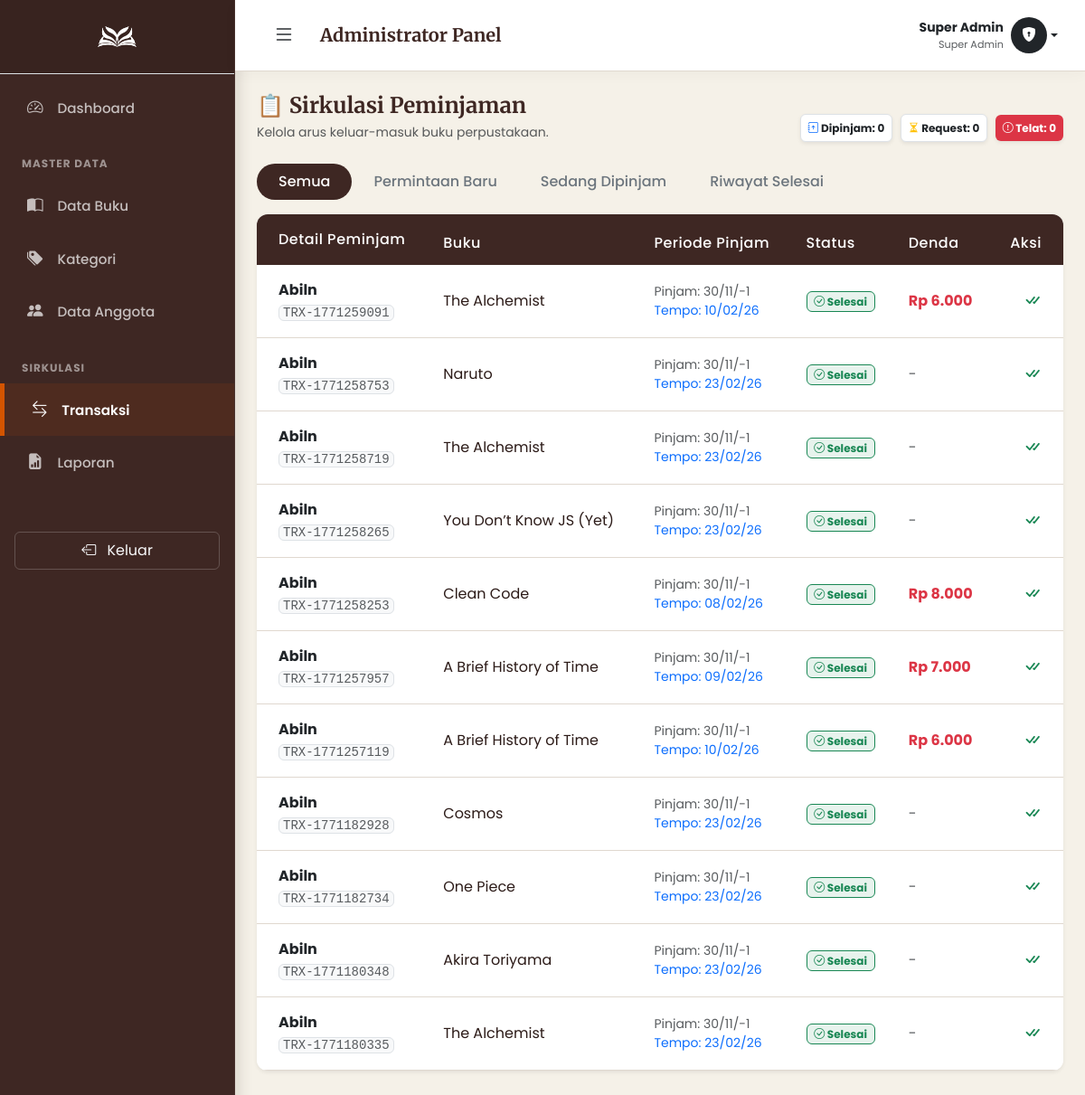
The page /pages/admin/transaksi/index.php (signed in) on the database its author committed.
### tables this page shows
CREATE TABLE `peminjaman` (
  `id_peminjaman` int(11) NOT NULL,
  `kode_transaksi` varchar(20) NOT NULL,
  `id_user` int(11) NOT NULL,
  `id_buku` int(11) NOT NULL,
  `tgl_pengajuan` date NOT NULL,
  `tgl_pinjam` date DEFAULT NULL,
  `tgl_jatuh_tempo` date DEFAULT NULL,
  `tgl_kembali` date DEFAULT NULL,
  `denda` int(11) DEFAULT 0,
  `status_peminjaman` enum('diajukan','dipinjam','kembali','ditolak') DEFAULT 'diajukan',
  `keterangan` text DEFAULT NULL
);

CREATE TABLE `users` (
  `id_user` int(11) NOT NULL,
  `nomor_identitas` varchar(20) NOT NULL,
  `nama_lengkap` varchar(100) NOT NULL,
  `email` varchar(100) DEFAULT NULL,
  `password` varchar(255) NOT NULL,
  `role` enum('admin','anggota') NOT NULL,
  `status` enum('aktif','nonaktif') DEFAULT 'aktif',
  `created_at` timestamp NOT NULL DEFAULT current_timestamp()
);

CREATE TABLE `buku` (
  `id_buku` int(11) NOT NULL,
  `kode_buku` varchar(20) NOT NULL,
  `judul_buku` varchar(200) NOT NULL,
  `penulis` varchar(100) DEFAULT NULL,
  `penerbit` varchar(100) DEFAULT NULL,
  `id_kategori` int(11) DEFAULT NULL,
  `tahun_terbit` year(4) DEFAULT NULL,
  `stok_total` int(11) NOT NULL DEFAULT 0,
  `stok_tersedia` int(11) NOT NULL DEFAULT 0,
  `status_buku` enum('tersedia','rusak','hilang') DEFAULT 'tersedia',
  `gambar` varchar(255) DEFAULT 'default.jpg',
  `created_at` timestamp NOT NULL DEFAULT current_timestamp()
);

### pages/admin/transaksi/index.php (the view, shortened to what this page needs)
<?php
include '../../../config/koneksi.php';
$q_pinjam  = mysqli_fetch_assoc(mysqli_query($koneksi, "SELECT COUNT(*) as total FROM peminjaman WHERE status_peminjaman = 'dipinjam'"));
$q_request = mysqli_fetch_assoc(mysqli_query($koneksi, "SELECT COUNT(*) as total FROM peminjaman WHERE status_peminjaman = 'diajukan'"));
$q_telat   = mysqli_fetch_assoc(mysqli_query($koneksi, "SELECT COUNT(*) as total FROM peminjaman WHERE status_peminjaman = 'dipinjam' AND tgl_jatuh_tempo < CURDATE()"));
?>
<!DOCTYPE html>
<html lang="id">
<head>
    <link href="https://cdn.jsdelivr.net/npm/bootstrap@5.3.0/dist/css/bootstrap.min.css" rel="stylesheet">
    <link rel="stylesheet" href="https://cdn.jsdelivr.net/npm/bootstrap-icons@1.11.1/font/bootstrap-icons.css">
    <link rel="stylesheet" href="../../../assets/css/style.css">
</head>
<body>
    <div class="d-flex" id="wrapper">
        <?php include '../components/sidebar.php'; ?>
        <div id="page-content-wrapper">
            <?php include '../components/navbar.php'; ?>
            <div class="container-fluid px-4 py-4">
                <div class="row mb-4 align-items-end">
                    <div class="col-md-6">
                        <h4 class="fw-bold mb-1" style="color: var(--wood-dark);">📋 Sirkulasi Peminjaman</h4>
                        <p class="text-muted small mb-0">Kelola arus keluar-masuk buku perpustakaan.</p>
                    </div>
                    <div class="col-md-6 text-md-end mt-3 mt-md-0">
                        <span class="badge bg-white border text-dark p-2 me-1 shadow-sm"><i class="bi bi-journal-arrow-up text-primary"></i> Dipinjam: <?= $q_pinjam['total']; ?></span>
                        <span class="badge bg-white border text-dark p-2 me-1 shadow-sm"><i class="bi bi-hourglass-split text-warning"></i> Request: <?= $q_request['total']; ?></span>
                        <span class="badge bg-danger text-white p-2 shadow-sm"><i class="bi bi-exclamation-circle"></i> Telat: <?= $q_telat['total']; ?></span>
                    </div>
                </div>
                <ul class="nav nav-pills mb-3" id="pills-tab" role="tablist">
                    <li class="nav-item"><button class="nav-link active rounded-pill px-4" onclick="filterTable('all', this)">Semua</button></li>
                    <li class="nav-item"><button class="nav-link rounded-pill px-4" onclick="filterTable('Request', this)">Permintaan Baru</button></li>
                    <li class="nav-item"><button class="nav-link rounded-pill px-4" onclick="filterTable('Dipinjam', this)">Sedang Dipinjam</button></li>
                    <li class="nav-item"><button class="nav-link rounded-pill px-4" onclick="filterTable('Selesai', this)">Riwayat Selesai</button></li>
                </ul>
                <div class="card shadow-sm border-0">
                    <div class="card-body p-0">
                        <div class="table-responsive">
                            <table class="table table-hover align-middle mb-0" id="transaksiTable">
                                <thead class="bg-light">
                                    <tr>
                                        <th class="ps-4 py-3">Detail Peminjam</th>
                                        <th>Buku</th>
                                        <th>Periode Pinjam</th>
                                        <th>Status</th>
                                        <th>Denda</th> <th class="text-end pe-4">Aksi</th>
                                    </tr>
                                </thead>
                                <tbody>
                                    <?php
                                    $query = mysqli_query($koneksi, "SELECT p.*, u.nama_lengkap, b.judul_buku FROM peminjaman p JOIN users u ON p.id_user = u.id_user JOIN buku b ON p.id_buku = b.id_buku ORDER BY p.id_peminjaman DESC");
                                    while ($row = mysqli_fetch_assoc($query)) {
                                        $status = $row['status_peminjaman'];
                                        $is_overdue = ($status == 'dipinjam' && $row['tgl_jatuh_tempo'] < date('Y-m-d'));
                                        $row_style = $is_overdue ? 'row-overdue border-start border-4 border-danger' : '';
                                    ?>
                                    <tr class="<?= $row_style; ?>">
                                        <td class="ps-4 py-3">
                                            <span class="d-block fw-bold text-dark"><?= $row['nama_lengkap']; ?></span>
                                            <small class="text-muted font-monospace bg-light border px-1 rounded"><?= $row['kode_transaksi']; ?></small>
                                        </td>
                                        <td><?= $row['judul_buku']; ?></td>
                                        <td>
                                            <small class="d-block text-muted">Pinjam: <?= date('d/m/y', strtotime($row['tgl_pengajuan'])); ?></small>
                                            <?php if($row['tgl_jatuh_tempo']): ?>
                                                <small class="d-block <?= $is_overdue ? 'text-danger fw-bold' : 'text-primary'; ?>">
                                                    Tempo: <?= date('d/m/y', strtotime($row['tgl_jatuh_tempo'])); ?>
                                                </small>
                                            <?php endif; ?>
                                        </td>
                                        <td>
                                            <?php if($status == 'diajukan'): ?>
                                                <span class="badge bg-warning text-dark border border-warning"><i class="bi bi-hourglass-split"></i> Menunggu ACC</span>
                                            <?php elseif($status == 'dipinjam'): ?>
                                                <span class="badge bg-primary"><i class="bi bi-journal-arrow-up"></i> Dipinjam</span>
                                            <?php elseif($status == 'kembali'): ?>
                                                <span class="badge bg-success bg-opacity-10 text-success border border-success"><i class="bi bi-check-circle"></i> Selesai</span>
                                            <?php else: ?>
                                                <span class="badge bg-secondary">Ditolak</span>
                                            <?php endif; ?>
                                        </td>
                                        <td>
                                            <?php if($row['denda'] > 0): ?>
                                                <span class="text-danger fw-bold">Rp <?= number_format($row['denda'], 0, ',', '.'); ?></span>
                                            <?php else: ?>
                                                <span class="text-muted">-</span>
                                            <?php endif; ?>
                                        </td>
                                        <td class="text-end pe-4">
                                            <?php if($status == 'diajukan'): ?>
                                                <div class="btn-group shadow-sm">
                                                    <a href="proses_persetujuan.php?id=<?= $row['id_peminjaman']; ?>&aksi=setujui&id_buku=<?= $row['id_buku']; ?>" class="btn btn-sm btn-success fw-bold" title="Setujui"><i class="bi bi-check-lg"></i></a>
                                                    <a href="proses_persetujuan.php?id=<?= $row['id_peminjaman']; ?>&aksi=tolak" class="btn btn-sm btn-outline-danger" onclick="return confirm('Tolak pengajuan?')" title="Tolak"><i class="bi bi-x-lg"></i></a>
                                                </div>
                                            <?php elseif($status == 'dipinjam'): ?>
                                                <a href="../../anggota/transaksi/proses_kembali.php?id=<?= $row['id_peminjaman']; ?>" class="btn btn-sm btn-outline-primary" onclick="return confirm('Proses pengembalian buku ini (Admin)?')">
                                                    <i class="bi bi-box-arrow-in-down-left me-1"></i> Kembali
                                                </a>
                                            <?php else: ?>
                                                <i class="bi bi-check-all text-success fs-5"></i>
                                            <?php endif; ?>
                                        </td>
                                    </tr>
                                    <?php } ?>
                                </tbody>
                            </table>
                        </div>
                    </div>
                </div>
            </div>
        </div>
    </div>
</body>
</html>

### assets/css/style.css (style rules this page uses)
:root { --wood-dark: #3E2723; --wood-medium: #5D4037; --wood-light: #8D6E63; --copper-accent: #D35400; --copper-hover: #E67E22; --bg-cream: #F5F1E8; --card-bg: #FFFFFF; --text-main: #2C1B18; --text-muted: #6D605B; --border-color: #E0D8CF; --status-success: #27ae60; --status-warning: #f39c12; --status-danger: #c0392b; }
body { background-color: var(--bg-cream); font-family: 'Poppins', sans-serif; color: var(--text-main); overflow-x: hidden; }
h1, h2, h3, h4, h5, h6, .brand-font { font-family: 'Merriweather', serif; font-weight: 700; color: var(--wood-dark); }
#wrapper { display: flex; width: 100%; align-items: stretch; transition: all 0.3s; }
#page-content-wrapper { width: 100%; padding: 0; transition: all 0.3s; background-color: var(--bg-cream); }
.card { border: 1px solid var(--border-color); border-radius: 12px; background-color: var(--card-bg); box-shadow: 0 4px 6px rgba(62, 39, 35, 0.02); margin-bottom: 25px; overflow: hidden; }
.table { margin-bottom: 0; }
.table thead th { background-color: var(--wood-dark); color: #fff; font-weight: 500; border: none; padding: 12px 15px; letter-spacing: 0.5px; }
.table tbody td { padding: 12px 15px; vertical-align: middle; color: var(--text-main); border-bottom: 1px solid var(--border-color); }

### pages/admin/transaksi/index.php (style rules this page uses)
.nav-pills .nav-link.active { background-color: var(--wood-dark); color: #fff; }
.nav-pills .nav-link { color: #6c757d; font-weight: 500; }

### rows shown on the page
peminjaman: id_user.nama_lengkap "Abiln", kode_transaksi "TRX-1771259091", id_buku.judul_buku "The Alchemist", tgl_pengajuan "30/11/-1", tgl_jatuh_tempo "10/02/26", status_peminjaman "kembali" (drawn), denda "6.000"
peminjaman: id_user.nama_lengkap "Abiln", kode_transaksi "TRX-1771258753", id_buku.judul_buku "Naruto", tgl_pengajuan "30/11/-1", tgl_jatuh_tempo "23/02/26", status_peminjaman "kembali" (drawn)
peminjaman: id_user.nama_lengkap "Abiln", kode_transaksi "TRX-1771258719", id_buku.judul_buku "The Alchemist", tgl_pengajuan "30/11/-1", tgl_jatuh_tempo "23/02/26", status_peminjaman "kembali" (drawn)
peminjaman: id_user.nama_lengkap "Abiln", kode_transaksi "TRX-1771258265", id_buku.judul_buku "You Don’t Know JS (Yet)", tgl_pengajuan "30/11/-1", tgl_jatuh_tempo "23/02/26", status_peminjaman "kembali" (drawn)
peminjaman: id_user.nama_lengkap "Abiln", kode_transaksi "TRX-1771258253", id_buku.judul_buku "Clean Code", tgl_pengajuan "30/11/-1", tgl_jatuh_tempo "08/02/26", status_peminjaman "kembali" (drawn), denda "8.000"
peminjaman: id_user.nama_lengkap "Abiln", kode_transaksi "TRX-1771257957", id_buku.judul_buku "A Brief History of Time", tgl_pengajuan "30/11/-1", tgl_jatuh_tempo "09/02/26", status_peminjaman "kembali" (drawn), denda "7.000"
peminjaman: id_user.nama_lengkap "Abiln", kode_transaksi "TRX-1771257119", id_buku.judul_buku "A Brief History of Time", tgl_pengajuan "30/11/-1", tgl_jatuh_tempo "10/02/26", status_peminjaman "kembali" (drawn), denda "6.000"
peminjaman: id_user.nama_lengkap "Abiln", kode_transaksi "TRX-1771182928", id_buku.judul_buku "Cosmos", tgl_pengajuan "30/11/-1", tgl_jatuh_tempo "23/02/26", status_peminjaman "kembali" (drawn)
peminjaman: id_user.nama_lengkap "Abiln", kode_transaksi "TRX-1771182734", id_buku.judul_buku "One Piece", tgl_pengajuan "30/11/-1", tgl_jatuh_tempo "23/02/26", status_peminjaman "kembali" (drawn)
peminjaman: id_user.nama_lengkap "Abiln", kode_transaksi "TRX-1771180348", id_buku.judul_buku "Akira Toriyama", tgl_pengajuan "30/11/-1", tgl_jatuh_tempo "23/02/26", status_peminjaman "kembali" (drawn)
peminjaman: id_user.nama_lengkap "Abiln", kode_transaksi "TRX-1771180335", id_buku.judul_buku "The Alchemist", tgl_pengajuan "30/11/-1", tgl_jatuh_tempo "23/02/26", status_peminjaman "kembali" (drawn)

### other values the page prints
$_SESSION['nama'] "Super Admin"
$q_pinjam['total'] "0"
$q_request['total'] "0"
$q_telat['total'] "0"
